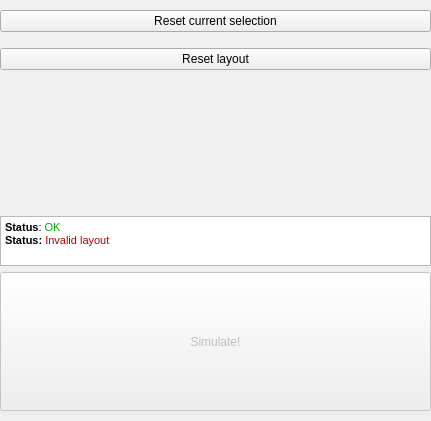
     <widget class="QWidget" name="verticalLayoutWidget_5">
      <property name="geometry">
       <rect>
        <x>10</x>
        <y>600</y>
        <width>431</width>
        <height>421</height>
       </rect>
      </property>
      <layout class="QVBoxLayout" name="verticalLayout_sim_buttons">
       <property name="leftMargin">
        <number>0</number>
       </property>
       <property name="topMargin">
        <number>10</number>
       </property>
       <property name="rightMargin">
        <number>0</number>
       </property>
       <property name="bottomMargin">
        <number>10</number>
       </property>
       <item>
        <widget class="QPushButton" name="but_reset_selection">
         <property name="text">
          <string>Reset current selection</string>
         </property>
        </widget>
       </item>
       <item>
        <spacer name="verticalSpacer_4">
         <property name="orientation">
          <enum>Qt::Vertical</enum>
         </property>
         <property name="sizeType">
          <enum>QSizePolicy::Preferred</enum>
         </property>
         <property name="sizeHint" stdset="0">
          <size>
           <width>20</width>
           <height>10</height>
          </size>
         </property>
        </spacer>
       </item>
       <item>
        <widget class="QPushButton" name="but_reset_layout">
         <property name="text">
          <string>Reset layout</string>
         </property>
        </widget>
       </item>
       <item>
        <spacer name="verticalSpacer_8">
         <property name="orientation">
          <enum>Qt::Vertical</enum>
         </property>
         <property name="sizeHint" stdset="0">
          <size>
           <width>20</width>
           <height>40</height>
          </size>
         </property>
        </spacer>
       </item>
       <item>
        <widget class="QTextBrowser" name="textBrowser_status">
         <property name="sizePolicy">
          <sizepolicy hsizetype="Preferred" vsizetype="Preferred">
           <horstretch>0</horstretch>
           <verstretch>0</verstretch>
          </sizepolicy>
         </property>
         <property name="maximumSize">
          <size>
           <width>16777215</width>
           <height>50</height>
          </size>
         </property>
         <property name="html">
          <string>&lt;!DOCTYPE HTML PUBLIC &quot;-//W3C//DTD HTML 4.0//EN&quot; &quot;http://www.w3.org/TR/REC-html40/strict.dtd&quot;&gt;
&lt;html&gt;&lt;head&gt;&lt;meta name=&quot;qrichtext&quot; content=&quot;1&quot; /&gt;&lt;style type=&quot;text/css&quot;&gt;
p, li { white-space: pre-wrap; }
&lt;/style&gt;&lt;/head&gt;&lt;body style=&quot; font-family:'MS Shell Dlg 2'; font-size:8.25pt; font-weight:400; font-style:normal;&quot;&gt;
&lt;p style=&quot; margin-top:0px; margin-bottom:0px; margin-left:0px; margin-right:0px; -qt-block-indent:0; text-indent:0px;&quot;&gt;&lt;span style=&quot; font-size:8pt; font-weight:600;&quot;&gt;Status&lt;/span&gt;&lt;span style=&quot; font-size:8pt;&quot;&gt;: &lt;/span&gt;&lt;span style=&quot; font-size:8pt; color:#00aa00;&quot;&gt;OK&lt;/span&gt;&lt;/p&gt;
&lt;p style=&quot; margin-top:0px; margin-bottom:0px; margin-left:0px; margin-right:0px; -qt-block-indent:0; text-indent:0px;&quot;&gt;&lt;span style=&quot; font-size:8pt; font-weight:600; color:#000000;&quot;&gt;Status:&lt;/span&gt;&lt;span style=&quot; font-size:8pt; color:#00ff00;&quot;&gt; &lt;/span&gt;&lt;span style=&quot; font-size:8pt; color:#aa0000;&quot;&gt;Invalid layout&lt;/span&gt;&lt;/p&gt;&lt;/body&gt;&lt;/html&gt;</string>
         </property>
        </widget>
       </item>
       <item>
        <widget class="QPushButton" name="but_simulate">
         <property name="enabled">
          <bool>false</bool>
         </property>
         <property name="sizePolicy">
          <sizepolicy hsizetype="Minimum" vsizetype="Expanding">
           <horstretch>0</horstretch>
           <verstretch>0</verstretch>
          </sizepolicy>
         </property>
         <property name="text">
          <string>Simulate!</string>
         </property>
        </widget>
       </item>
      </layout>
     </widget>
